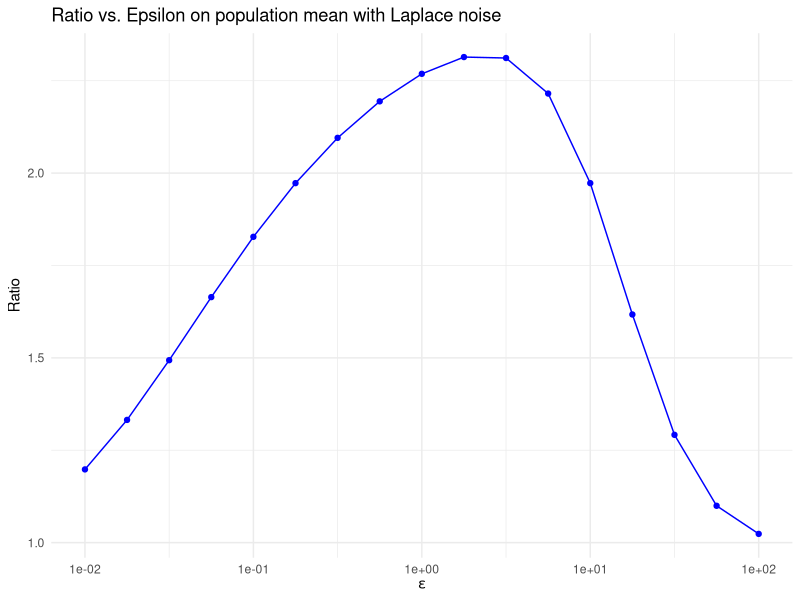
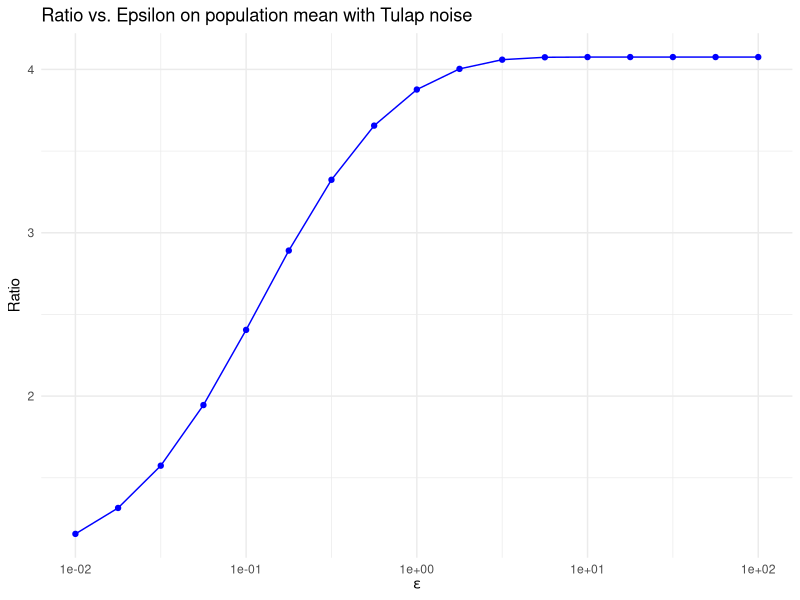
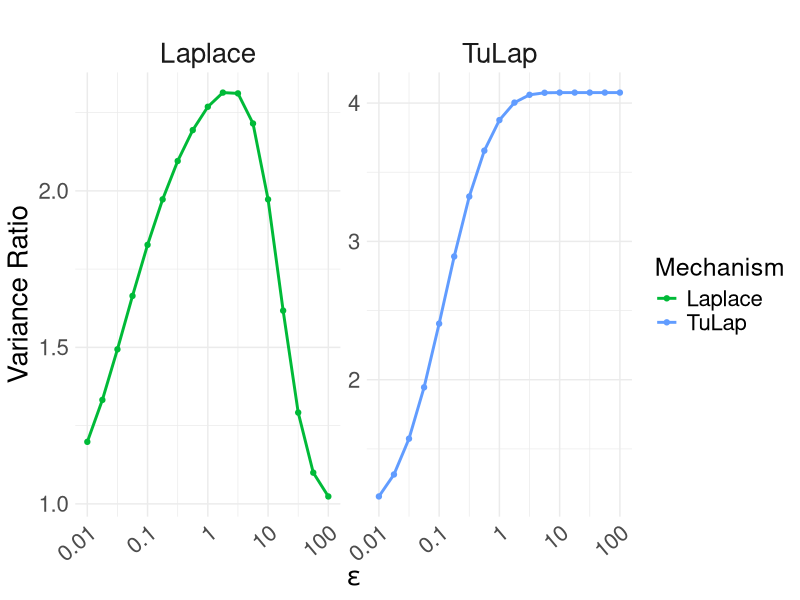

R code for these plots, in order:
# population mean

## Section 5.1 (Figure 2)

library(ggplot2)
library(tidyr)

N = 1000*(7:10)
sigmaSq = 0.08^(1:4)
k = length(N)
eta = 200


Og.Var <- function(x,N,sigmaSq){
  sum((N^2/x)*sigmaSq / sum(N)^2)
}

Pure.Lap.Var <- function(x,N,sigmaSq,ep){
  sum((N^2/x)*2*(1/log(1+N*(exp(ep)-1)/x))^2 / sum(N)^2)
}

fn.Var <- function(x,N,sigmaSq,ep){
  Og.Var(x,N,sigmaSq) + Pure.Lap.Var(x,N,sigmaSq,ep)
}


naive.alg <- function(ep){
  naiveSolution = sqrt(sigmaSq)*N / sum(sqrt(sigmaSq)*N)*eta
  comboA_butk = as.list(as.data.frame(rbind(floor(naiveSolution[-k]), ceiling(naiveSolution[-k]))))
  comboA_butk = expand.grid(comboA_butk)
  
  comboA <- t(apply(comboA_butk, MARGIN = 1, function(y) {
    xk = eta - sum(y)
    x = c(y, xk)
    if (min(x) > 0 & max(x) < (eta-k+1)) {
      return(x)
    } else {
      return(NULL)  # Exclude this combination
    }
  }))
  
  adjust.output <- function(output) {
    if (is.list(output)) {
      output <- do.call(rbind, output)  
    }
    return(output)
  }
  comboA = adjust.output(comboA)
  
  var_value = apply(comboA, MARGIN = 1, function(n){
    fn.Var(n,N,sigmaSq,ep)
  })
  naiveSolution = comboA[which(var_value == min(var_value)),]
  var_naiveSolution = fn.Var(naiveSolution,N,sigmaSq,ep)
  
  return(var_naiveSolution)
}


library(nloptr)

true.alg <- function(ep){
  # Define the objective function
  fun <- function(params) {
    x <- params
    # Define the original objective function
    #return(fn.Var(x,N,sigmaSq,ep))
    return(sum(N)^2*fn.Var(x,N,sigmaSq,ep)) # fn.Var times sum(N)^2 is easier for nloptr to run, avoiding rounding in decimals
  }
  
  # Define the equality constraint function
  constraint_fun <- function(params) {
    x <- params
    return(eta - sum(x))
  }
  
  # Define the initial guess for the parameters
  initial_guess <- rep(eta/k,k)
  lb = rep(1, k)
  ub = rep(eta, k)
  
  # Set up the optimization using nloptr
  result_nloptr <- nloptr(
    x0 = initial_guess,               # Starting point
    eval_f = fun,                     # Objective function
    lb = lb,                     # Lower bounds 
    ub = ub,                 # Upper bounds
    eval_g_eq = constraint_fun,     # Inequality constraints
    opts = list(
      "algorithm" = "NLOPT_LN_COBYLA",  # Algorithm that handles nonlinear constraints
      "xtol_rel" = 1.0e-20
    )
  )
  
  print(result_nloptr)
  xStar = result_nloptr$solution
  var_xStar = fn.Var(xStar, N, sigmaSq, ep)
  
  
  comboT_butk = as.list(as.data.frame(rbind(floor(xStar[-k]), ceiling(xStar[-k]))))
  comboT_butk = expand.grid(comboT_butk)
  
  comboT <- t(apply(comboT_butk, MARGIN = 1, function(y) {
    xk = eta - sum(y)
    x = c(y, xk)
    if (min(x) > 0 & max(x) < (eta-k+1)) {
      return(x)
    } else {
      return(NULL)  # Exclude this combination
    }
  }))
  
  adjust.output <- function(output) {
    if (is.list(output)) {
      output <- do.call(rbind, output)  
    }
    return(output)
  }
  comboT = adjust.output(comboT)
  
  ### Select n_init from set T
  var_value = apply(comboT, MARGIN = 1, function(n){
    fn.Var(n,N,sigmaSq,ep)
  })
  n_init = comboT[which(var_value == min(var_value)),]
  var_n_init = fn.Var(n_init,N,sigmaSq,ep)
  
  ### eigenvalues
  c = (exp(ep)-1)*N
  # x components with Laplace noise
  x = xStar
  H_f = diag( 2*N^2*( sigmaSq/x^3 + ((x+c)^2*(log(1+c/x))^2 - c*(4*x+3*c)*log(1+c/x) + 3*c^2)/ ((x^3*(x+c)^2)*(log(1+c/x))^4) ) / sum(N)^2 )
  H_f_info = eigen(H_f)
  H_f_eigenvalues = H_f_info$values #ifelse statement for negative eigenvalues
  max_eigenvalues = max(H_f_eigenvalues)
  min_eigenvalues = min(H_f_eigenvalues)
  
  
  ### radius 
  r = sqrt(2*(var_n_init - var_xStar)/min_eigenvalues)
  
  ### Select integer optimal from set S
  lowUpBound <- rbind(xStar - r, xStar + r)
  lowUpBound <- ifelse(lowUpBound < 0, 0, lowUpBound)
  comboS_butk <- lapply(1:(k-1), function(i){
    seq(ceiling(lowUpBound[1,i]), floor(lowUpBound[2,i]))
  })
  comboS_butk = expand.grid(comboS_butk)
  comboS <- t(apply(comboS_butk, MARGIN = 1, function(y) {
    xk = eta - sum(y)
    x = c(y, xk)
    if (min(x) > 0 & max(x) < (eta-k+1)) {
      return(x)
    } else {
      return(NULL)  # Exclude this combination
    }
  }))
  comboS = adjust.output(comboS)
  
  
  ### Select nStar from set S
  var_values = apply(comboS, MARGIN = 1, function(n){
    fn.Var(n,N,sigmaSq,ep)
  })
  nStar = comboS[which(var_values == min(var_values)),]
  var_nStar = fn.Var(nStar,N,sigmaSq,ep)
  
  return(var_nStar)
}

df1 <- sapply(10^seq(-2,2,0.25), function(ep){
  
  c(ep, naive.alg(ep) / true.alg(ep))
  
})

df1 <- as.data.frame(t(df1))
colnames(df1) <- c("epsilon", "ratio")
ggplot(df1, aes(x = epsilon, y = ratio)) +
  geom_line(color = "blue") +  # Line plot
  geom_point(color = "blue") +  # Points for clarity
  scale_x_log10() +  # Log scale for x-axis (epsilon)
  labs(
    title = "Ratio vs. Epsilon on population mean with Laplace noise",
    x = expression(epsilon),
    y = "Ratio"
  ) +
  theme_minimal() 


####################################################################################################################################

Og.Var <- function(x,N,sigmaSq){
  sum((N^2/x)*sigmaSq / sum(N)^2)
}

Pure.TuLap.Var <- function(x,N,sigmaSq,ep){
  sum(2*(N*(exp(ep)-1)+x)/(exp(ep)-1)^2 / sum(N)^2) + sum((N^2/x)*(1/12) / sum(N)^2)
}

fn.Var <- function(x,N,sigmaSq,ep){
  Og.Var(x,N,sigmaSq) + Pure.TuLap.Var(x,N,sigmaSq,ep)
}

true.alg <- function(ep){
  # Define the objective function
  fun <- function(params) {
    x <- params
    # Define the original objective function
    #return(fn.Var(x,N,sigmaSq,ep))
    return(sum(N)^2*fn.Var(x,N,sigmaSq,ep)) # fn.Var times sum(N)^2 is easier for nloptr to run, avoiding rounding in decimals
  }
  
  # Define the equality constraint function
  constraint_fun <- function(params) {
    x <- params
    return(eta - sum(x))
  }
  
  # Define the initial guess for the parameters
  initial_guess <- rep(eta/k,k)
  lb = rep(1, k)
  ub = rep(eta, k)
  
  # Set up the optimization using nloptr
  result_nloptr <- nloptr(
    x0 = initial_guess,               # Starting point
    eval_f = fun,                     # Objective function
    lb = lb,                     # Lower bounds 
    ub = ub,                 # Upper bounds
    eval_g_eq = constraint_fun,     # Inequality constraints
    opts = list(
      "algorithm" = "NLOPT_LN_COBYLA",  # Algorithm that handles nonlinear constraints
      "xtol_rel" = 1.0e-20
    )
  )
  
  print(result_nloptr)
  xStar = result_nloptr$solution
  var_xStar = fn.Var(xStar, N, sigmaSq, ep)
  
  
  comboT_butk = as.list(as.data.frame(rbind(floor(xStar[-k]), ceiling(xStar[-k]))))
  comboT_butk = expand.grid(comboT_butk)
  
  comboT <- t(apply(comboT_butk, MARGIN = 1, function(y) {
    xk = eta - sum(y)
    x = c(y, xk)
    if (min(x) > 0 & max(x) < (eta-k+1)) {
      return(x)
    } else {
      return(NULL)  # Exclude this combination
    }
  }))
  
  adjust.output <- function(output) {
    if (is.list(output)) {
      output <- do.call(rbind, output)  
    }
    return(output)
  }
  comboT = adjust.output(comboT)
  
  ### Select n_init from set T
  var_value = apply(comboT, MARGIN = 1, function(n){
    fn.Var(n,N,sigmaSq,ep)
  })
  n_init = comboT[which(var_value == min(var_value)),]
  var_n_init = fn.Var(n_init,N,sigmaSq,ep)
  
  ### eigenvalues
  c = (exp(ep)-1)*N
  # x components with Laplace noise
  x = xStar
  H_f = diag( 2*N^2*( (sigmaSq + 1/12) / x^3 ) / sum(N)^2 )
  H_f_info = eigen(H_f)
  H_f_eigenvalues = H_f_info$values #ifelse statement for negative eigenvalues
  max_eigenvalues = max(H_f_eigenvalues)
  min_eigenvalues = min(H_f_eigenvalues)
  
  
  ### radius 
  r = sqrt(2*(var_n_init - var_xStar)/min_eigenvalues)
  
  ### Select integer optimal from set S
  lowUpBound <- rbind(xStar - r, xStar + r)
  lowUpBound <- ifelse(lowUpBound < 0, 0, lowUpBound)
  comboS_butk <- lapply(1:(k-1), function(i){
    seq(ceiling(lowUpBound[1,i]), floor(lowUpBound[2,i]))
  })
  comboS_butk = expand.grid(comboS_butk)
  comboS <- t(apply(comboS_butk, MARGIN = 1, function(y) {
    xk = eta - sum(y)
    x = c(y, xk)
    if (min(x) > 0 & max(x) < (eta-k+1)) {
      return(x)
    } else {
      return(NULL)  # Exclude this combination
    }
  }))
  comboS = adjust.output(comboS)
  
  
  ### Select nStar from set S
  var_values = apply(comboS, MARGIN = 1, function(n){
    fn.Var(n,N,sigmaSq,ep)
  })
  nStar = comboS[which(var_values == min(var_values)),]
  var_nStar = fn.Var(nStar,N,sigmaSq,ep)
  
  return(var_nStar)
}



df2 <- sapply(10^seq(-2,2,0.25), function(ep){
  
  c(ep, naive.alg(ep) / true.alg(ep))
  
})

df2 <- as.data.frame(t(df2))
colnames(df2) <- c("epsilon", "ratio")
ggplot(df2, aes(x = epsilon, y = ratio)) +
  geom_line(color = "blue") +  # Line plot
  geom_point(color = "blue") +  # Points for clarity
  scale_x_log10() +  # Log scale for x-axis (epsilon)
  labs(
    title = "Ratio vs. Epsilon on population mean with Tulap noise",
    x = expression(epsilon),
    y = "Ratio"
  ) +
  theme_minimal() 

####################################################################################################################################

df <- cbind(df1, df2[,2])
colnames(df) <- c("epsilon", "Laplace","TuLap")

# Reshape data into long format
df_long <- pivot_longer(
  df,
  cols = c("Laplace", "TuLap"),
  names_to = "Method",
  values_to = "Value"
)

library(ggplot2)

# Plot epsilon against Laplace and TuLap
ggplot(df_long, aes(x = epsilon, y = Value, color = Method)) +
  geom_line(size = 1) +   # Add lines
  geom_point() +          # Add points for clarity
  scale_x_log10(breaks = c(0.01, 0.1, 1, 10, 100),  # Specify the breaks
                labels = c("0.01", "0.1", "1", "10", "100")) +       # Logarithmic scale for epsilon
  scale_color_manual(
    values = c("Laplace" = "#00BA38", "TuLap" = "#619CFF"),  # Keep colors
  ) +
  labs(
    title = "",
    x = expression(epsilon),
    y = "Variance Ratio",
    color = "Mechanism"
  ) +
  facet_wrap(~Method, scales = "free_y") +  # Separate panels for each method with independent y-scales
  theme_minimal() +
  theme(
    axis.text.x = element_text(angle = 40, hjust = 1, size = 16),  # Rotate x-axis labels for better readability
    axis.text.y = element_text(size = 16),
    axis.title.x = element_text(size = 20),
    axis.title.y = element_text(size = 20),
    legend.text = element_text(size = 16),
    legend.title = element_text(size = 18),
    strip.text = element_text(size = 20)
  )







